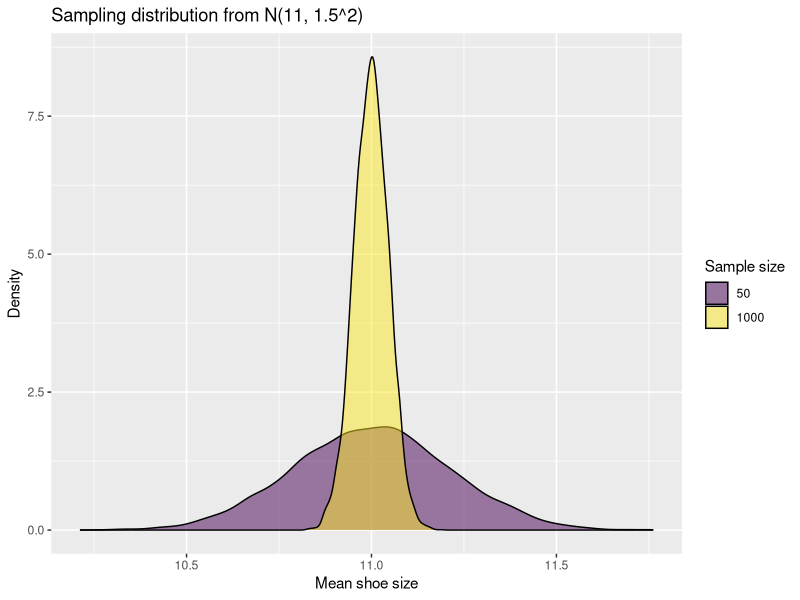
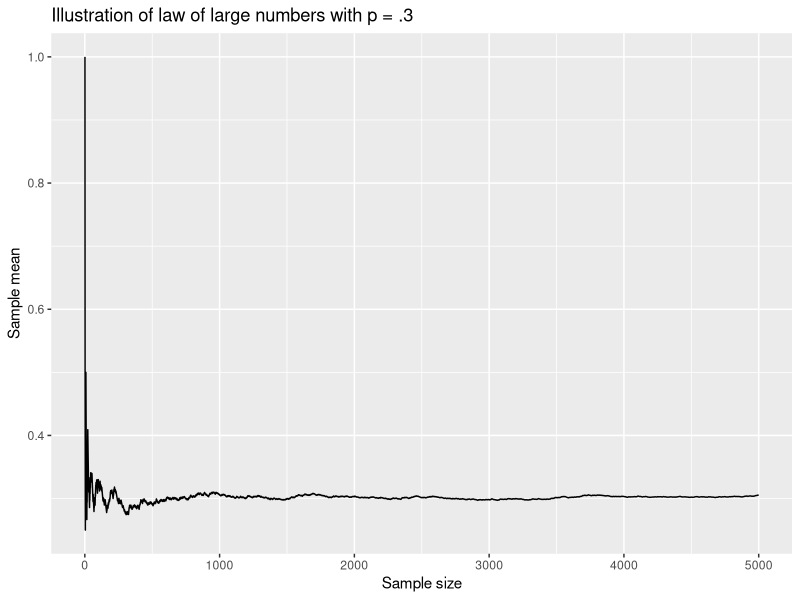
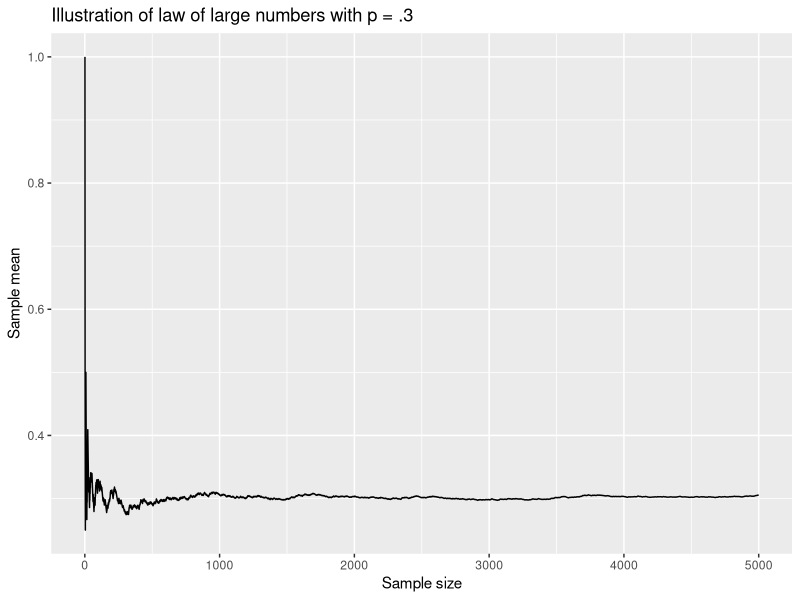
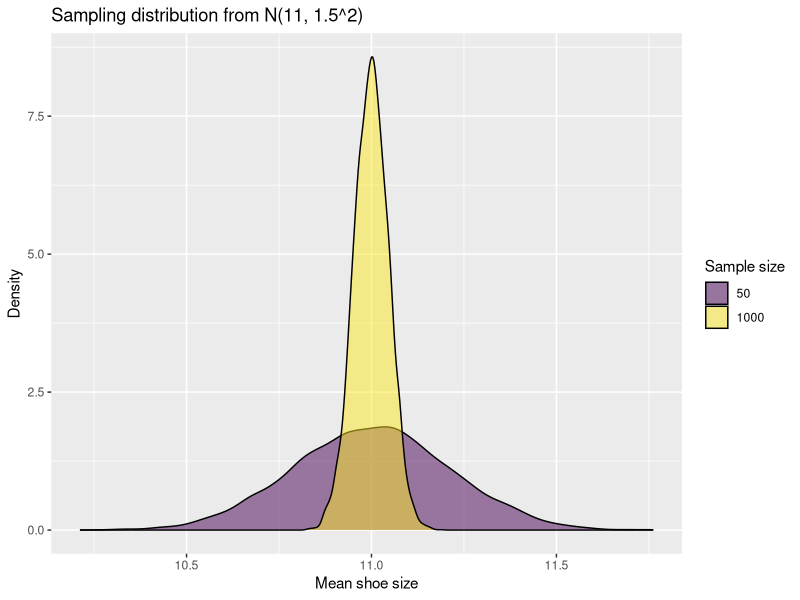
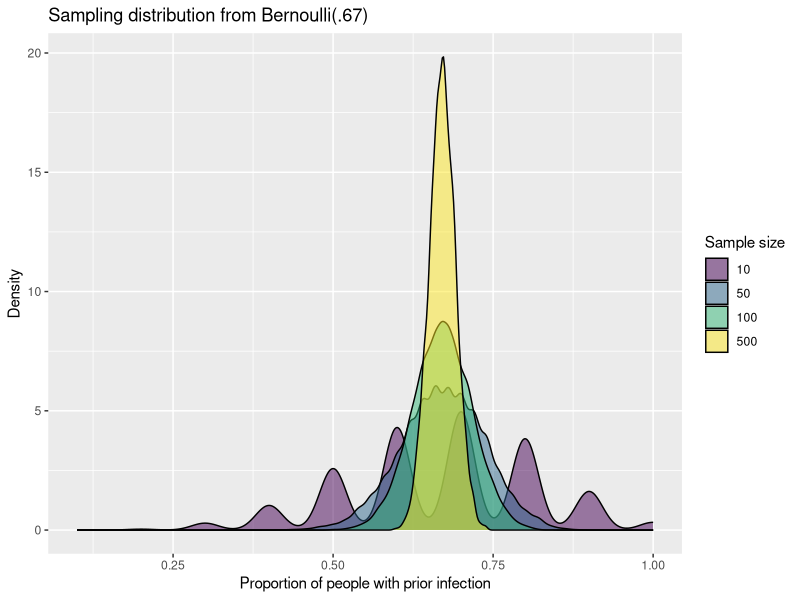

These charts were generated, in order, by the following R code: (Note: this script raises an error after producing the figures.)
## ---- chunk 1

## ---- chunk 2
library(tidyverse)
library(knitr)
## ---- chunk 3
set.seed(0)
repeat10000 <- t(replicate(n = 10000, rnorm(1000, 11, 1.5)))
means10000 <- rowMeans(repeat10000)

set.seed(0)
repeat10000_n50 <- t(replicate(n = 10000, rnorm(50, 11, 1.5)))
means10000_n50 <- rowMeans(repeat10000_n50)
## ---- chunk 4
data.frame(shoesMean = means10000, sampleSize = 1000) %>%
  bind_rows(
    data.frame(means10000_n50, sampleSize = 50) %>%
      rename(shoesMean = means10000_n50)
  )  %>%
  ggplot(aes(x = shoesMean,
             fill = as.factor(sampleSize))) +
  geom_density(alpha = .5) +
  labs(x = "Mean shoe size",
       y = "Density",
       title = "Sampling distribution from N(11, 1.5^2)",
       fill = "Sample size")  +
  scale_fill_viridis_d()
 # guides(fill = "none")
## ---- chunk 5
set.seed(0) # so results are reproducible 
inputP <- .3
bernoulliDraws <- rbinom(n = 5000, size = 1, prob = inputP)
myMeans <- data.frame(sampleSize = 1:5000, myMean = NA)
meanFun <- function(inputSampSize, outcomes) {
  return(mean(outcomes[1:inputSampSize]))
}
myMeans$myMean <- sapply(myMeans$sampleSize, meanFun, bernoulliDraws)
## ---- chunk 6
myMeans %>%
  ggplot(aes(x = sampleSize, y = myMean)) +
  geom_line() +
  labs(x = "Sample size",
       y = "Sample mean",
       title = "Illustration of law of large numbers with p = .3")
## ---- chunk 7
myMeans %>%
  ggplot(aes(x = sampleSize, y = myMean)) +
  geom_line() +
  labs(x = "Sample size",
       y = "Sample mean",
       title = "Illustration of law of large numbers with p = .3")
## ---- chunk 8
data.frame(shoesMean = means10000, sampleSize = 1000) %>%
  bind_rows(
    data.frame(means10000_n50, sampleSize = 50) %>%
      rename(shoesMean = means10000_n50)
  )  %>%
  ggplot(aes(x = shoesMean,
             fill = as.factor(sampleSize))) +
  geom_density(alpha = .5) +
  labs(x = "Mean shoe size",
       y = "Density",
       title = "Sampling distribution from N(11, 1.5^2)",
       fill = "Sample size")  +
  scale_fill_viridis_d()
 # guides(fill = "none")
## ---- chunk 9
pnorm(10.9, mean = 11, sd = sqrt(1.5^2/1000))
pnorm((10.9 - 11)/(1.5/sqrt(1000)) ) # standardized version
## ---- chunk 10
set.seed(0)
n10 <- t(replicate(n = 10000, rbinom(10, size = 1, prob = .67)))
n10 <- rowMeans(n10)

set.seed(0)
n50 <- t(replicate(n = 10000, rbinom(50, size = 1, prob = .67)))
n50 <- rowMeans(n50)

set.seed(0)
n100 <- t(replicate(n = 10000, rbinom(100, size = 1, prob = .67)))
n100 <- rowMeans(n100)

set.seed(0)
n500 <- t(replicate(n = 10000, rbinom(500, size = 1, prob = .67)))
n500 <- rowMeans(n500)

## ---- chunk 11
data.frame(propCovid = n10, sampleSize = 10) %>%
  bind_rows(
    data.frame(n50, sampleSize = 50) %>%
      rename(propCovid = n50)
  ) %>%
  bind_rows(
    data.frame(n100, sampleSize = 100) %>%
      rename(propCovid = n100)
  )%>%
  bind_rows(
    data.frame(n500, sampleSize = 500) %>%
      rename(propCovid = n500)
  ) %>%
  ggplot(aes(x = propCovid,
             fill = as.factor(sampleSize))) +
  geom_density(alpha = .5) +
  labs(x = "Proportion of people with prior infection",
       y = "Density",
       title = "Sampling distribution from Bernoulli(.67)",
       fill = "Sample size")  +
  scale_fill_viridis_d()
## ---- chunk 12
pnorm(.7, mean = .75, sd = sqrt(.75*(1-.75)/435))
## ---- chunk 13
sum(dbinom(325:435, 435, .75))
1 - pbinom(324, 435, .75) # pbinom alternative
## ---- chunk 14
1 - pnorm(324, 435*.75, sd = sqrt(435*.75*.25))
## ---- chunk 15
knitr::include_graphics("img/spear.png")
## ---- chunk 16
knitr::include_graphics("img/net.png")
